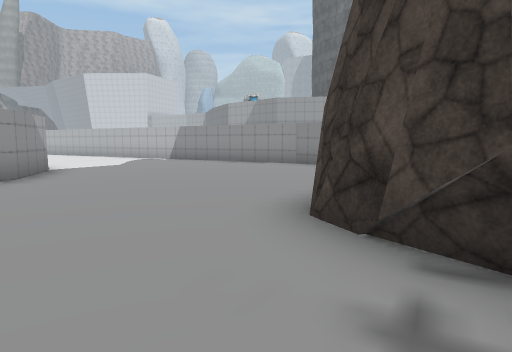
[1] (above)

23 first-person views from a walk through a 3-D level made in the Unity game engine. The camera is 1.4 m above the floor, tilts 6° down and sees 75° across. The floor is counted in squares, 2 m on a side. Each view is taken from the middle of a square. On the plan, view 1 faces up. The plan holds only what a view shows up to about 10 squares ahead; the rest is blank. The place goes on beyond the plan. The player is left out. Some surface patterns are stand-ins.

[2]
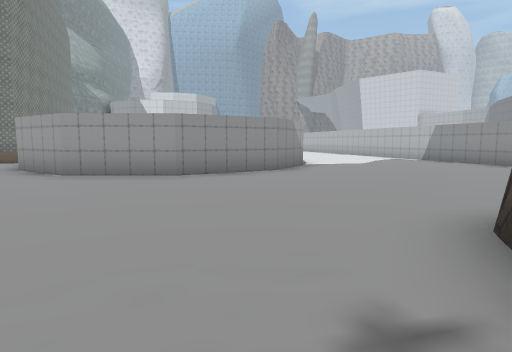

[3]
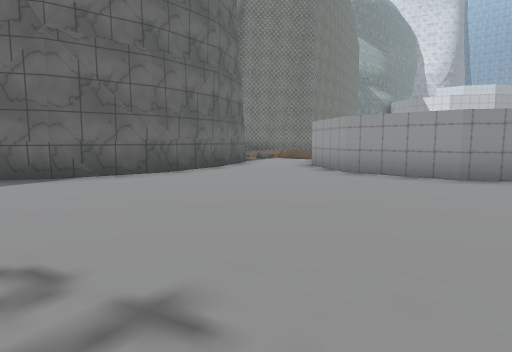

[4]
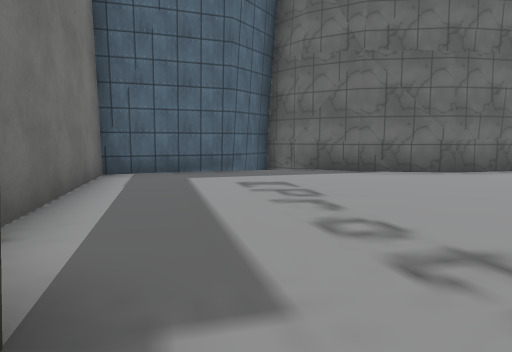

[5]
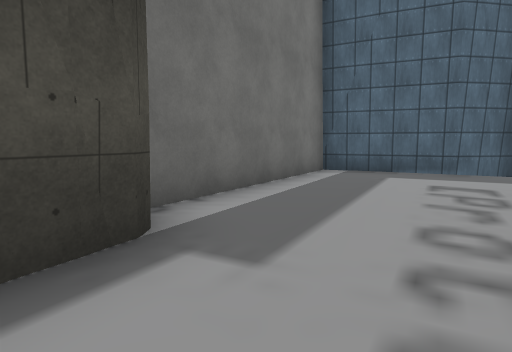

[6]
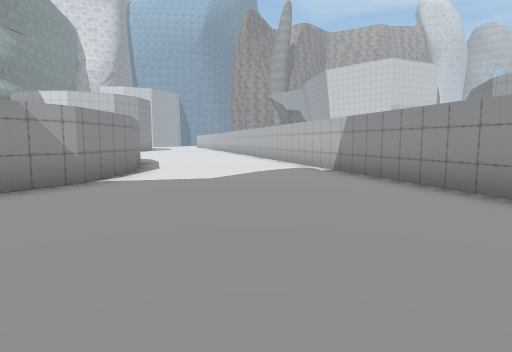

[7]
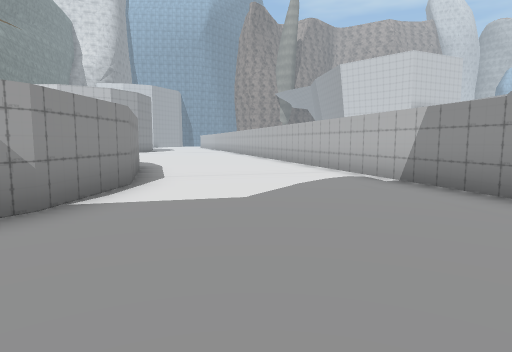

[8]
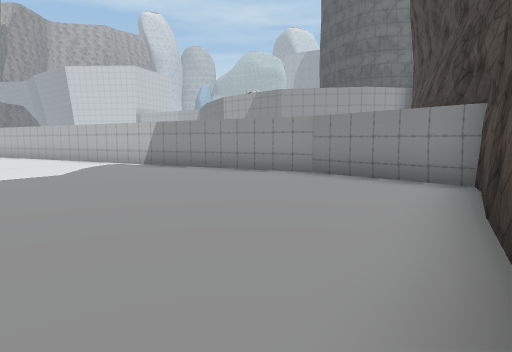

[9]
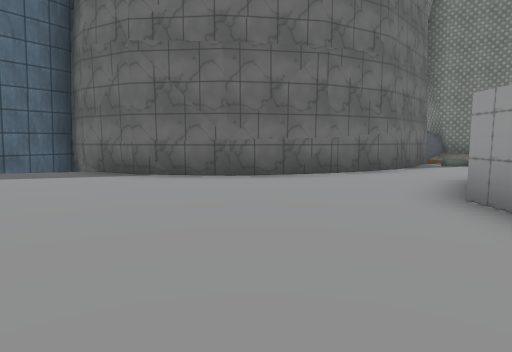

[10]
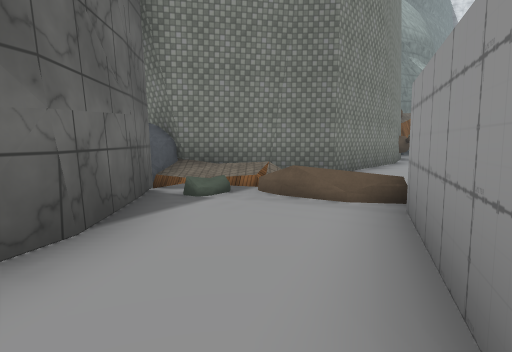

[11]
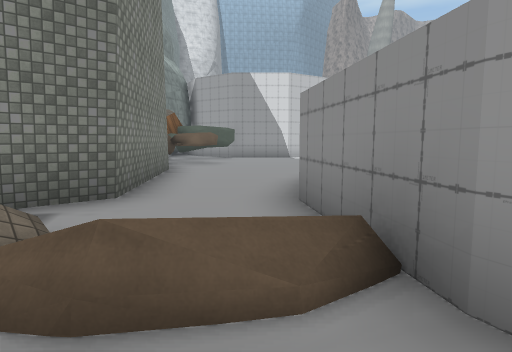

[12]
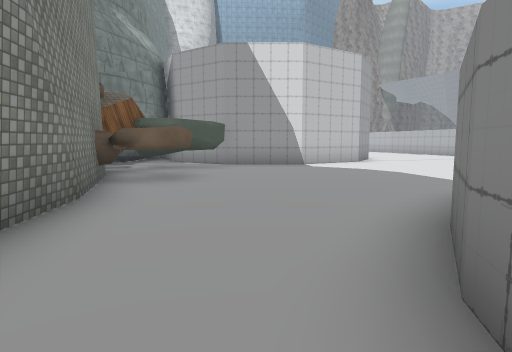

[13]
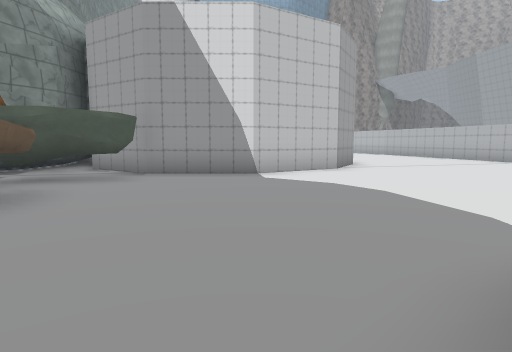

[14]
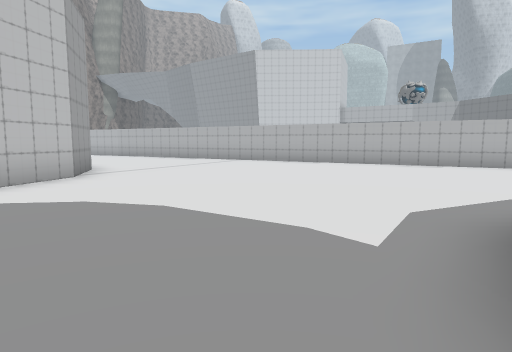

[15]
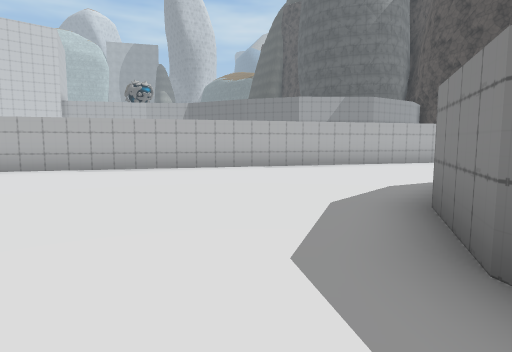

[16]
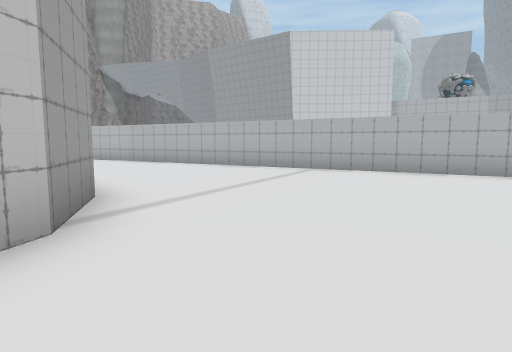

[17]
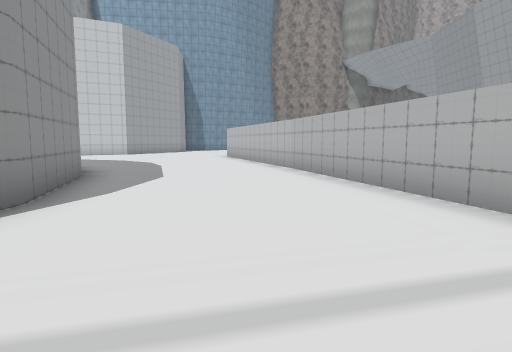

[18]
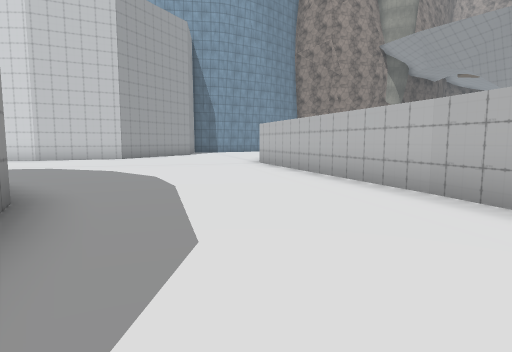

[19]
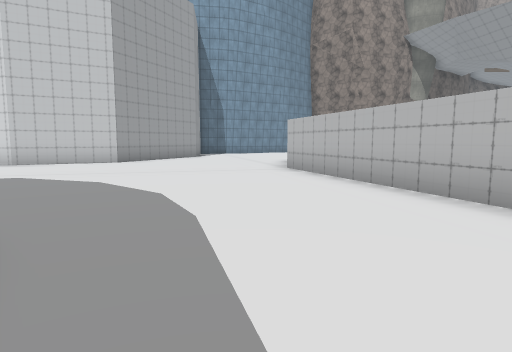

[20]
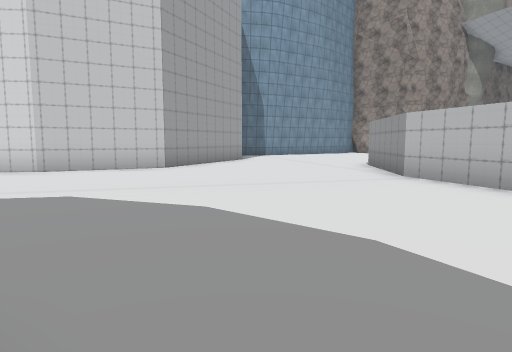

[21]
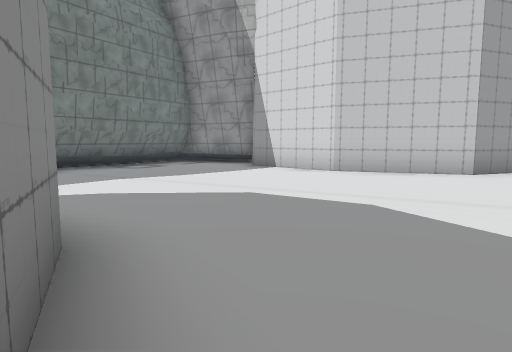

[22]
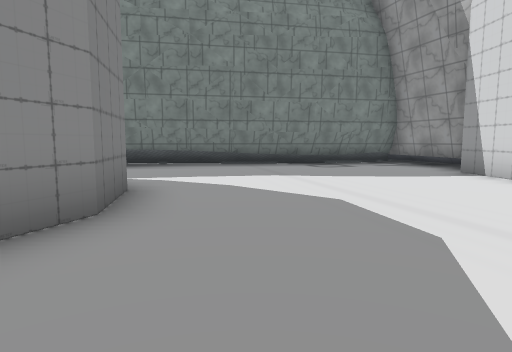

[23]
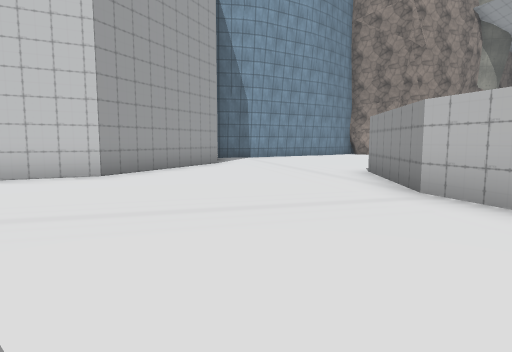

### Floor plan
Points are (right, up) in squares from view 1. A wall is a line through its corners. A room is listed if a view was taken in it or the views show most of it. See-through windows are left out.
Room 1 (views 1, 2, 3, 4, 5, 6, 7, 8, 9)
walls: (1, 2.1) (0.6, 3.2); (1.5, 4.9) (3.3, 8) (1.3, 10.4) (-7.1, 15.2); (1.3, 1.5) (0.8, 2.4); (1.8, -1.7) (1.8, -1.3) (2.2, -0.6); (-6.3, 9.4) (-4.9, 7.8) (-4.4, 6.1) (-4.9, 3.6) (-6.5, 2); (-8.4, -0.8) (-6.4, -2.1) (-5.1, -3.7) (-4.7, -5.3) (-4.7, -6.2) (-3.2, -6) (-0.6, -7.2) (2.2, -2.4); (-7.6, 10.3) (-6.1, 9.5)
ways out: opening at (-8, 12.5) to room 2; opening at (-7.5, 0.5) to room 2
Room 2 (views 10, 11, 12, 13, 14, 15, 16, 17, 18, 19, 20, 21, 22, 23)
walls: (-20, 16.2) (-19.5, 14.4) (-20.1, 12) (-21.7, 10.4) (-23.8, 10); (-24.1, 19.2) (-21.3, 17.7); (-25.6, 19.7) (-25, 19.5); (-22.4, 23.7) (-28.6, 26.7) (-30.6, 29.3); (-14, 10.3) (-12.2, 11.2); (-30.1, 17.3) (-29.1, 18.7) (-27.7, 19.4); (-20.9, 6.8) (-17.9, 4.9); (-18.4, 5.4) (-15, 2.6) (-15.1, 1.3); (-8.9, 11) (-7.6, 10.3); (-14.3, 5.5) (-14.8, 7.1); (-7.1, 15.2) (-22.5, 23.8); (-14.1, 5.2) (-14.4, 5.7); (-15.1, 1.4) (-14.7, -0.6); (-37.1, 16.7) (-31.7, 13.3); (-37.2, 19.8) (-37.6, 19.2); (-37.6, 17.4) (-33.1, 14.4); (-35.2, 28.1) (-33.9, 24.5) (-34.8, 21.8) (-36.6, 19.9); (-13.2, -0.6) (-10.3, -0.4) (-8.2, -0.9); (-13.4, -0.7) (-12.8, -0.6); (-6.5, 2) (-8.6, 1.6) (-11.3, 2.5) (-13.5, 4.2)
low walls: (-33.3, 14.1) (-32.4, 13.5)
ways out: opening at (-8, 12.5) to room 1; opening at (-7.5, 0.5) to room 1
objects: other object (-22, 8) to (-21, 9); other object (-20, 7) to (-19, 8); other object (-12, 2)

Positions as (right, up) in squares from view 1, and headings:
1: (0, 0), facing up
2: (1, 0), facing up-left
3: (1, 0), facing left
4: (2, 0), facing down-left
5: (1, 1), facing down
6: (1, 6), facing up-left
7: (-1, 7), facing up-left
8: (0, 3), facing up
9: (-2, 3), facing down-left
10: (-8, 1), facing left
11: (-11, 1), facing up-left
12: (-14, 4), facing up-left
13: (-15, 7), facing up-left
14: (-16, 8), facing up
15: (-16, 10), facing up-right
16: (-18, 12), facing up
17: (-17, 17), facing up-left
18: (-21, 19), facing up-left
19: (-23, 20), facing up-left
20: (-26, 20), facing up-left
21: (-27, 20), facing left
22: (-28, 22), facing down-left
23: (-27, 22), facing up-left
